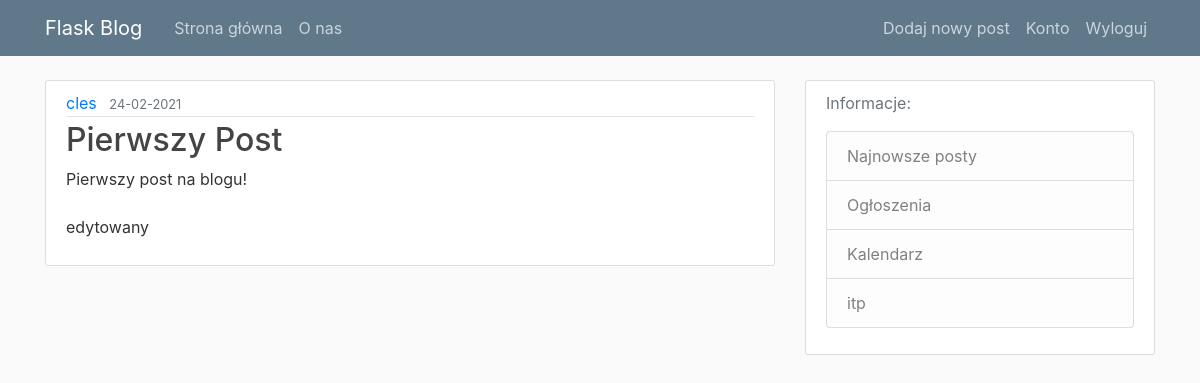
The app's page /home (signed in) with its own data.
### blogapp/models.py (models this page shows, shortened)
class Post(db.Model):
    id = db.Column(db.Integer, primary_key=True)
    title = db.Column(db.String(100), nullable=False)
    date_posted = db.Column(db.DateTime, nullable=False, default=datetime.utcnow)
    content = db.Column(db.Text, nullable=False)
    user_id = db.Column(db.Integer, db.ForeignKey('user.id'), nullable=False)

class User(db.Model, UserMixin):
    id = db.Column(db.Integer, primary_key=True)
    username = db.Column(db.String(20), unique=True, nullable=False)
    email = db.Column(db.String(120), unique=True, nullable=False)
    image_file = db.Column(db.String(20), nullable=False, default='default.jpg')
    password = db.Column(db.String(60), nullable=False)
    posts = db.relationship('Post', backref='author', lazy=True)

### blogapp/routes.py (the view)
@app.route('/')
@app.route('/home')
def home():
    posts = Post.query.all()
    return render_template('home.html', posts=posts)

### blogapp/models.py (called while the page is built)
@login_manager.user_loader
def load_user(user_id):
    return User.query.get(int(user_id))

### blogapp/templates/home.html
{% extends "layout.html" %}
{% block content %}
    {% for post in posts %}
        <article class="media content-section">
          <div class="media-body">
            <div class="article-metadata">
              <a class="mr-2" href="#">{{ post.author.username }}</a>
              <small class="text-muted">{{ post.date_posted.strftime('%d-%m-%Y') }}</small>
            </div>
            <h2><a class="article-title" href="{{ url_for('post', post_id=post.id) }}">{{ post.title }}</a></h2>
            <p class="article-content">{{ post.content }}</p>
          </div>
        </article>
    {% endfor %}
{% endblock content %}

### blogapp/static/main.css (style rules this page uses)
body { background: #fafafa; color: #333333; margin-top: 5rem; }
h1, h2, h3, h4, h5, h6 { color: #444444; }
.content-section { background: #ffffff; padding: 10px 20px; border: 1px solid #dddddd; border-radius: 3px; margin-bottom: 20px; }
.article-title { color: #444444; }
.article-content { white-space: pre-line; }
.article-metadata { padding-bottom: 1px; margin-bottom: 4px; border-bottom: 1px solid #e3e3e3 }

### records on screen
Post: author.username "cles", date_posted "24-02-2021", title "Pierwszy Post", content "Pierwszy post na blogu! edytowany"
